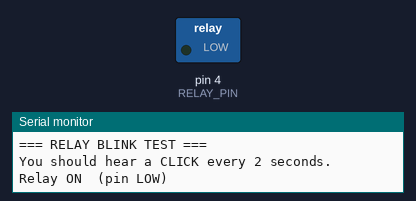
A sketch run on a simulated Arduino Uno, built with avr-gcc and run on an emulated ATmega328P. Shown: switched loads named in the sketch (green lamp = pin HIGH), the last lines printed to the serial monitor.

Above: at 1.0 s.
At 3.0 s:
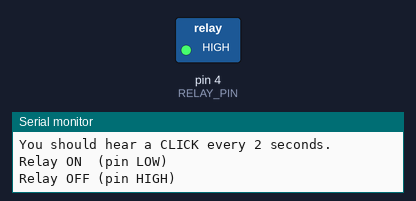
Timing chart, 0 to 5.2 s (numbered marks = the images above):
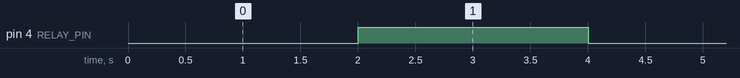

The sketch:

relay_test.ino
```cpp
// ============================================================
//  RELAY BLINK TEST
//  Toggles the relay ON and OFF every 2 seconds automatically.
//  You should hear a CLICK sound from the relay every 2 seconds.
//  No dashboard needed. No slave needed.
// ============================================================

#define RELAY_PIN 4

void setup() {
  Serial.begin(115200);
  pinMode(RELAY_PIN, OUTPUT);
  Serial.println("=== RELAY BLINK TEST ===");
  Serial.println("You should hear a CLICK every 2 seconds.");
}

void loop() {
  // Turn relay ON
  digitalWrite(RELAY_PIN, LOW);
  Serial.println("Relay ON  (pin LOW)");
  delay(2000);

  // Turn relay OFF
  digitalWrite(RELAY_PIN, HIGH);
  Serial.println("Relay OFF (pin HIGH)");
  delay(2000);
}
```

Measured:
- by itself, pin 4 (RELAY_PIN): alternates HIGH for 2.0 s and LOW for 2.0 s
